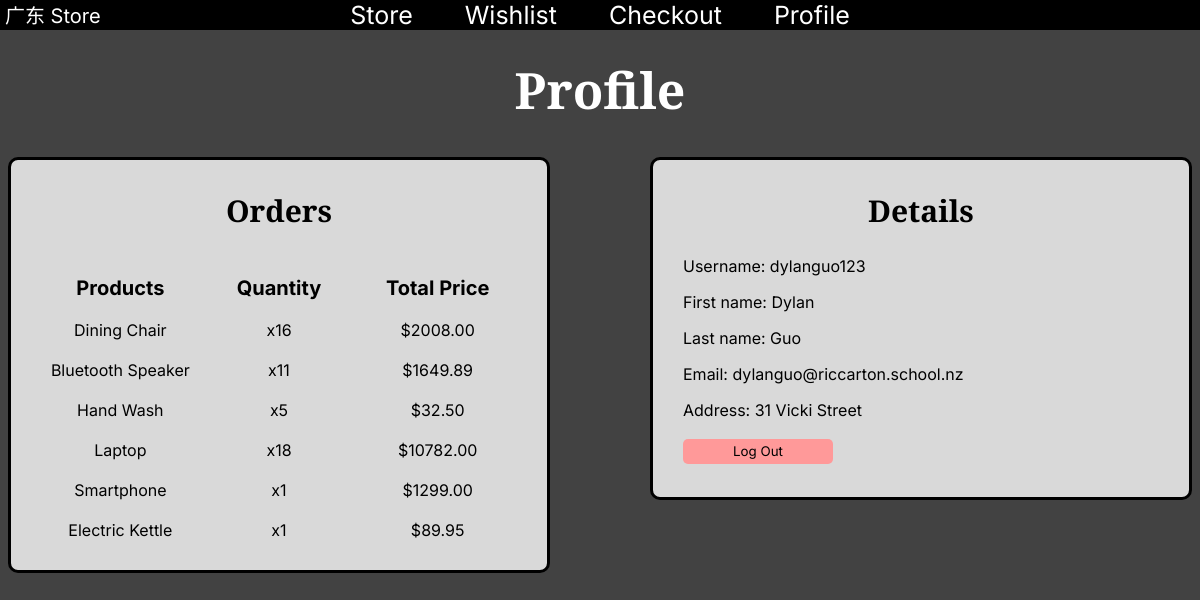
/profile (signed in), run on the app's committed database.
### tables this page shows
CREATE TABLE "order_items" (order_items_id INTEGER, order_id INTEGER, product_id INTEGER, PRIMARY KEY (order_items_id), FOREIGN KEY (order_id) REFERENCES order_ids (order_id), FOREIGN KEY (product_id) REFERENCES products (product_id));

CREATE TABLE "products" (product_id INTEGER, category_id INTEGER, product TEXT, price DECIMAL, image TEXT, PRIMARY KEY (product_id), FOREIGN KEY (category_id) REFERENCES categories (category_id));

CREATE TABLE `customers` (
  `username` TEXT,
  `password` TEXT,
  `first_name` TEXT,
  `last_name` TEXT,
  `address` TEXT,
  `email` TEXT,
  PRIMARY KEY (`username`)
);

### app.py (the view)
@app.route('/profile')
def profile():
    db = get_db()
    cursor = db.cursor()
    user = session.get('user')
    cursor.execute("SELECT * FROM customers WHERE username = ?", (user,))
    user_info = cursor.fetchone()
    query = """
            SELECT products.*, order_ids.*, order_items.* FROM order_items
            LEFT JOIN order_ids ON order_ids.order_id = order_items.order_id
            LEFT JOIN products ON products.product_id = order_items.product_id
            WHERE order_ids.username = ?
    """
    cursor.execute(query, (user,))
    order_data = cursor.fetchall()
    grouped_orders = {}
    for row in order_data:
        product_name = row[2]
        price = float(row[3])
        if product_name in grouped_orders:
            grouped_orders[product_name]["quantity"] += 1
        else:
            grouped_orders[product_name] = {"price": price, "quantity": 1}
    return render_template("profile.html", user_info=user_info, database=grouped_orders)

### app.py (called while the page is built)
def get_db():
    db = getattr(g, '_database', None)
    if db is None:
        db = g._database = sqlite3.connect(DATABASE)
    return db

@app.teardown_appcontext
def close_connection(exception):
    db = getattr(g, '_database', None)
    if db is not None:
        db.close()

### website/templates/profile.html
{% extends "layout.html" %}
{% block body %}
<h1>Profile</h1>
<div class="flex-container">
    <div class="orders-card">
        <h2>Orders</h2>
        <div class="orders-header">
            <b>Products</b>
            <b>Quantity</b>
            <b>Total Price</b>
        </div>
        {% for name, details in database.items() %}
            <div class="orders-row">
                <p>{{ name }}</p>
                <p>x{{ details.quantity }}</p>
                <p>${{ "%.2f" | format(details.price * details.quantity) }}</p>
            </div>
        {% endfor %}
    </div>
    <div class="details-card">
        <h2>Details</h2>
        <p>Username: {{ user_info[0] }}</p>
        <p>First name: {{ user_info[2] }}</p>
        <p>Last name: {{ user_info[3] }}</p>
        <p>Email: {{ user_info[5] }}</p>
        <p>Address: {{ user_info[4] }}</p>
        <button type="button" onclick="window.location.href=`{{ url_for('logout') }}`" class="remove">Log Out</button>
    </div>
</div>
{% endblock %}

### website/static/styles.css (style rules this page uses)
body { background-color: #424242; }
header, a.navbar, h1, button.disabled, .page-404, .page-405 { color: white }
.product-card, .filters-card, .wishlist-card, .checkout-card, .order-summary-card, .orders-card, .details-card, .login-card, .signup-card { background-color: #D9D9D9; }
h1, h2 { font-family: 'Arvo'; }
header, h3, p, b, a, button, label { font-family: 'Inter'; }
nav, h1, h2, h3, .product-card, .wishlist-card, .checkout-card, .order-summary-card, .orders-card, .login-card, .signup-card, .page-404, .page-405 { text-align: center; }
.filters-card, .wishlist-card-text, .details-card { text-align: left; }
header, h3, b, label, .order-summary-card p { font-size: 20px; }
h1 { font-size: 50px; }
h2 { font-size: 30px; margin-top: 0; }
button { width: 150px; height: 25px; border-width: 0; border-radius: 5px; background-color: #24A0ED; margin: 3px 0; }
button.remove { background-color: #FF9999; }
.flex-container { display: flex; gap: 100px; justify-content: space-evenly; align-items: start; }
.checkout-row p, .orders-row p { margin: 0; }
.orders-card { width: 500px; border: 3px solid black; padding: 30px; border-radius: 10px; display: grid; gap: 20px; }
.details-card { width: 500px; border: 3px solid black; padding: 30px; border-radius: 10px; gap: 20px; }
.orders-header, .orders-row { display: grid; grid-template-columns: repeat(3, 1fr); align-items: center; padding: 0; }

### data on the page
order_items: product "Dining Chair", quantity "16"
products: details.price*details.quantity "2008.00"
order_items: product "Bluetooth Speaker", quantity "11"
products: details.price*details.quantity "1649.89"
order_items: product "Hand Wash", quantity "5"
products: details.price*details.quantity "32.50"
order_items: product "Laptop", quantity "18", price "10782.00"
order_items: product "Smartphone", quantity "1", price "1299.00"
order_items: product "Electric Kettle", quantity "1"
products: details.price*details.quantity "89.95"
customers: username "dylanguo123", first_name "Dylan", last_name "Guo", email "dylanguo@riccarton.school.nz", address "31 Vicki Street"
